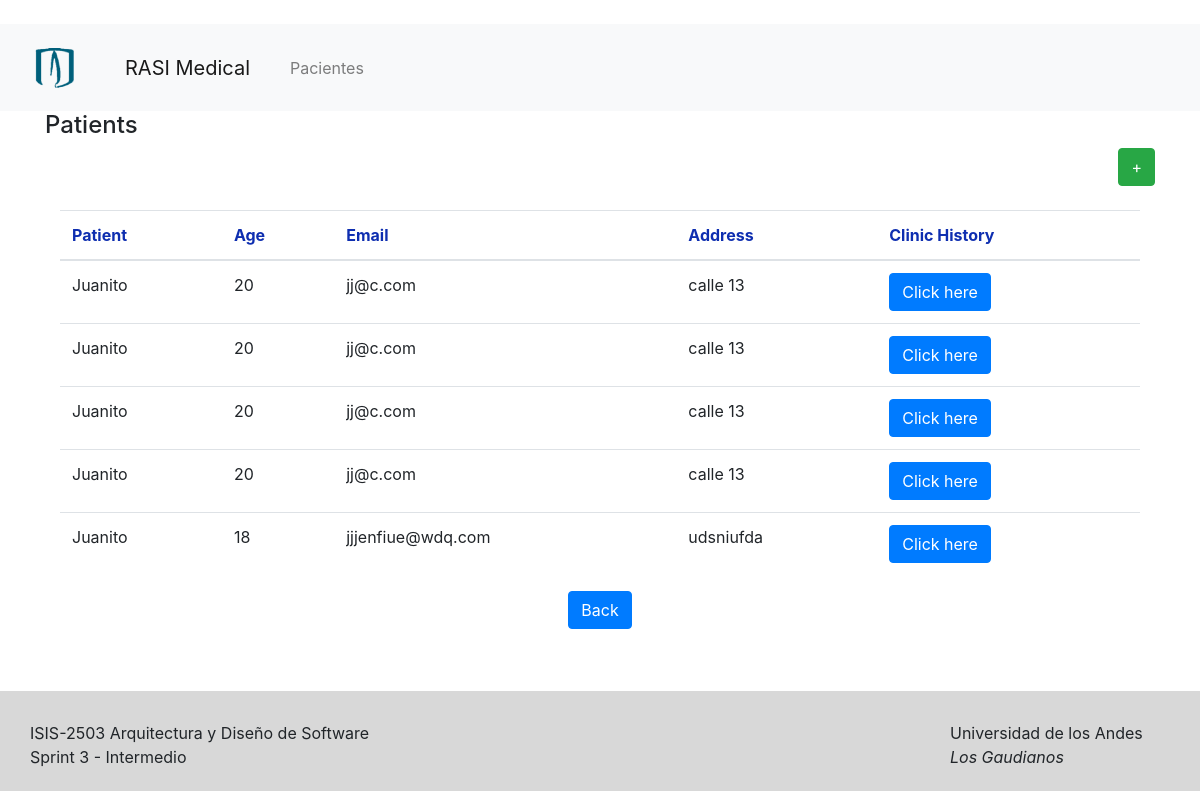
The app's page /patients/, older data.
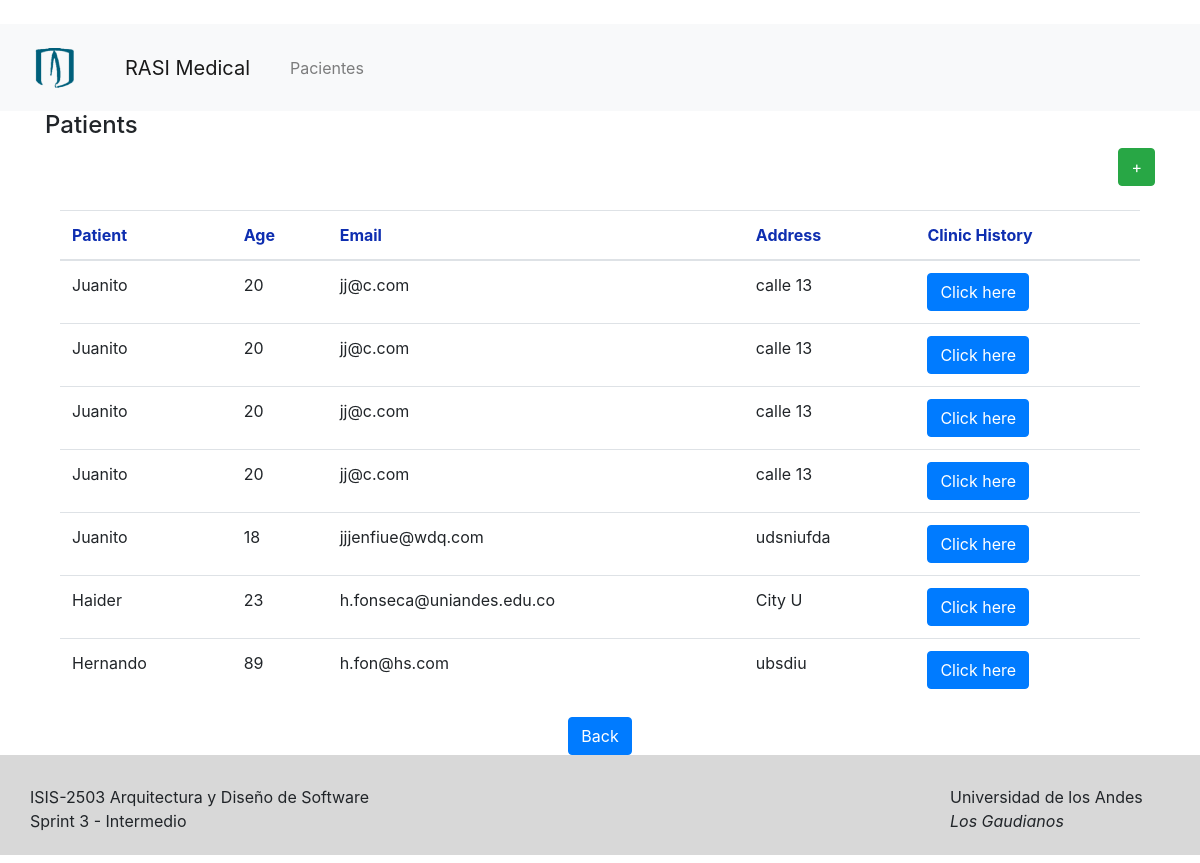
The same page, newer data.
### patients/models.py (models this page shows, shortened)
class Patient(models.Model):
    name = models.CharField(max_length=255)
    age = models.IntegerField()
    email = models.EmailField()
    address = models.CharField(max_length=255)

### patients/views.py (the view)
# urls.py: path('', views.patients_view, name='view_patients'),
@csrf_exempt
def patients_view(request):
    if request.method == 'GET':
        id_patient = request.GET.get('id', None)
        if id_patient:
            patient_dto = patients_logic.get_patient_by_id(id)
            patient = serializers.serialize('json', [patient_dto])
            return HttpResponse(patient, content_type='application/json')
        else:
            patients = patients_logic.get_patients()
            context = {
                'patient_list': patients
            }
            return render(request, 'Patient/patients.html', context)
    if request.method == 'POST':
        patient_dto = patients_logic.create_patient(json.loads(request.body))
        patient = serializers.serialize('json', [patient_dto])
        return HttpResponse(patient, content_type='application/json')

### patients/logic/logic_patients.py (called while the page is built)
def get_patients():
    patients = Patient.objects.all()
    return patients

### patients/templates/Patient/patients.html
{% extends 'base.html' %}
{% block content %}
<div class="content">
    <div class="">
        <div class="page-header-title">
            <h4 class="page-title">Patients</h4>
            <div style="text-align:right;">
                <button type="button" class="btn btn-success waves-effect waves-light"
                        onClick=" window.location.href='/patients/patientcreate' " style="text-align:center;">+
                </button>
            </div>
        </div>
    </div>
    <br>
    <div class="page-content-wrapper">
        <div class="container">
            <div class="panel panel-default">
                <div class="panel-body">
                    <table class="table table-hover">
                        <thead>
                        <tr style="color:#0E2EB0">
                            <th>Patient</th>
                            <th>Age</th>
                            <th>Email</th>
                            <th>Address</th>
                            <th>Clinic History</th>
                        </tr>
                        </thead>
                        <tbody>
                        {% for patient in patient_list %}
                        <tr>
                            <td>{{ patient.name }}</td>
                            <td>{{ patient.age }}</td>
                            <td>{{ patient.email }}</td>
                            <td>{{ patient.address }}</td>
                            <td>
                                <button type="button" class="btn btn-primary waves-effect waves-light"
                                onClick=" window.location.href='/patients/{{ patient.pk }}/histories'  ">
                                    Click here
                                </button>
                            </td>
                        </tr>
                        {% endfor %}
                        </tbody>
                    </table>
                    <div style="text-align:center;">
                        <button type="button" class="btn btn-primary waves-effect waves-light"
                                onClick=" window.location.href='/' ">
                            Back
                        </button>
                    </div>
                </div>
            </div>
        </div>
    </div>
</div>
{% endblock %}

Row changes from the older to the newer data that the page shows:
added Patient: name "Haider", age "23", email "h.fonseca@uniandes.edu.co", address "City U"
added Patient: name "Hernando", age "89", email "h.fon@hs.com", address "ubsdiu"
